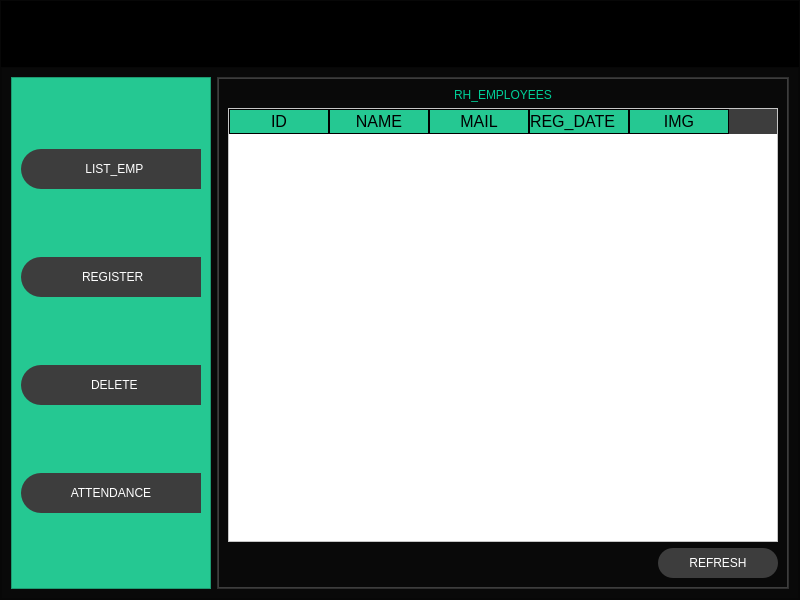
<?xml version="1.0" encoding="UTF-8"?>
<ui version="4.0">
 <class>MainWindow</class>
 <widget class="QMainWindow" name="MainWindow">
  <property name="geometry">
   <rect>
    <x>0</x>
    <y>0</y>
    <width>800</width>
    <height>600</height>
   </rect>
  </property>
  <property name="windowTitle">
   <string>MainWindow</string>
  </property>
  <widget class="QWidget" name="centralwidget">
   <layout class="QVBoxLayout" name="verticalLayout">
    <property name="spacing">
     <number>0</number>
    </property>
    <property name="leftMargin">
     <number>0</number>
    </property>
    <property name="topMargin">
     <number>0</number>
    </property>
    <property name="rightMargin">
     <number>0</number>
    </property>
    <property name="bottomMargin">
     <number>0</number>
    </property>
    <item>
     <widget class="QFrame" name="frame">
      <property name="styleSheet">
       <string notr="true">background-color: rgb(9, 9, 9);</string>
      </property>
      <property name="frameShape">
       <enum>QFrame::StyledPanel</enum>
      </property>
      <property name="frameShadow">
       <enum>QFrame::Raised</enum>
      </property>
      <layout class="QVBoxLayout" name="verticalLayout_2" stretch="1,8">
       <property name="spacing">
        <number>0</number>
       </property>
       <property name="leftMargin">
        <number>0</number>
       </property>
       <property name="topMargin">
        <number>0</number>
       </property>
       <property name="rightMargin">
        <number>0</number>
       </property>
       <property name="bottomMargin">
        <number>0</number>
       </property>
       <item>
        <widget class="QFrame" name="frame_header">
         <property name="minimumSize">
          <size>
           <width>0</width>
           <height>40</height>
          </size>
         </property>
         <property name="styleSheet">
          <string notr="true">QFrame {
background-color: rgb(0, 0, 0);
}
QPushButton {
background-color: #000000ff;
border-radius: 20px;
}
QPushButton:hover{
background-color: rgb(61, 61, 61);
border-radius: 20px;
}</string>
         </property>
         <property name="frameShape">
          <enum>QFrame::StyledPanel</enum>
         </property>
         <property name="frameShadow">
          <enum>QFrame::Raised</enum>
         </property>
         <layout class="QHBoxLayout" name="horizontalLayout">
          <item>
           <widget class="QPushButton" name="btn_menu">
            <property name="minimumSize">
             <size>
              <width>200</width>
              <height>38</height>
             </size>
            </property>
            <property name="text">
             <string/>
            </property>
            <property name="icon">
             <iconset>
              <normaloff>icons/Iicons4/menu.svg</normaloff>icons/Iicons4/menu.svg</iconset>
            </property>
            <property name="iconSize">
             <size>
              <width>38</width>
              <height>38</height>
             </size>
            </property>
           </widget>
          </item>
          <item>
           <spacer name="horizontalSpacer">
            <property name="orientation">
             <enum>Qt::Horizontal</enum>
            </property>
            <property name="sizeHint" stdset="0">
             <size>
              <width>137</width>
              <height>20</height>
             </size>
            </property>
           </spacer>
          </item>
          <item>
           <widget class="QPushButton" name="btn_reduire">
            <property name="minimumSize">
             <size>
              <width>38</width>
              <height>38</height>
             </size>
            </property>
            <property name="text">
             <string/>
            </property>
            <property name="icon">
             <iconset>
              <normaloff>icons/Iicons4/minus.svg</normaloff>icons/Iicons4/minus.svg</iconset>
            </property>
            <property name="iconSize">
             <size>
              <width>35</width>
              <height>35</height>
             </size>
            </property>
           </widget>
          </item>
          <item>
           <widget class="QPushButton" name="btn_min">
            <property name="minimumSize">
             <size>
              <width>38</width>
              <height>38</height>
             </size>
            </property>
            <property name="text">
             <string/>
            </property>
            <property name="icon">
             <iconset>
              <normaloff>icons/Iicons4/minimize-2.svg</normaloff>icons/Iicons4/minimize-2.svg</iconset>
            </property>
            <property name="iconSize">
             <size>
              <width>35</width>
              <height>35</height>
             </size>
            </property>
           </widget>
          </item>
          <item>
           <widget class="QPushButton" name="btn_max">
            <property name="minimumSize">
             <size>
              <width>38</width>
              <height>38</height>
             </size>
            </property>
            <property name="text">
             <string/>
            </property>
            <property name="icon">
             <iconset>
              <normaloff>icons/Iicons4/maximize-2.svg</normaloff>icons/Iicons4/maximize-2.svg</iconset>
            </property>
            <property name="iconSize">
             <size>
              <width>35</width>
              <height>35</height>
             </size>
            </property>
           </widget>
          </item>
          <item>
           <widget class="QPushButton" name="btn_quit">
            <property name="minimumSize">
             <size>
              <width>38</width>
              <height>38</height>
             </size>
            </property>
            <property name="text">
             <string/>
            </property>
            <property name="icon">
             <iconset>
              <normaloff>icons/Iicons4/x (1).svg</normaloff>icons/Iicons4/x (1).svg</iconset>
            </property>
            <property name="iconSize">
             <size>
              <width>35</width>
              <height>35</height>
             </size>
            </property>
           </widget>
          </item>
         </layout>
        </widget>
       </item>
       <item>
        <widget class="QFrame" name="frame_main">
         <property name="frameShape">
          <enum>QFrame::StyledPanel</enum>
         </property>
         <property name="frameShadow">
          <enum>QFrame::Raised</enum>
         </property>
         <layout class="QHBoxLayout" name="horizontalLayout_2">
          <item>
           <widget class="QFrame" name="frame_control">
            <property name="minimumSize">
             <size>
              <width>200</width>
              <height>0</height>
             </size>
            </property>
            <property name="maximumSize">
             <size>
              <width>0</width>
              <height>16777215</height>
             </size>
            </property>
            <property name="styleSheet">
             <string notr="true">QFrame {
background-color: rgb(37,200,146);
}
QPushButton {
background-color:  rgb(61,61,61);
border-top-left-radius: 20px;
border-bottom-left-radius: 20px;
color: rgb(255,255,255);
font: 77 10pt &quot;Arial Black&quot;;
}

QPushButton:hover{
background-color:  white;
border-top-left-radius: 20px;
border-bottom-left-radius: 20px;
color: rgb(0,0,0);
font: 77 10pt &quot;Arial Black&quot;;

}</string>
            </property>
            <property name="frameShape">
             <enum>QFrame::StyledPanel</enum>
            </property>
            <property name="frameShadow">
             <enum>QFrame::Raised</enum>
            </property>
            <layout class="QVBoxLayout" name="verticalLayout_3">
             <item>
              <widget class="QPushButton" name="pushButton">
               <property name="minimumSize">
                <size>
                 <width>0</width>
                 <height>40</height>
                </size>
               </property>
               <property name="text">
                <string>  LIST_EMP</string>
               </property>
               <property name="icon">
                <iconset>
                 <normaloff>icons/Iicons4/file-text.svg</normaloff>icons/Iicons4/file-text.svg</iconset>
               </property>
               <property name="iconSize">
                <size>
                 <width>35</width>
                 <height>35</height>
                </size>
               </property>
              </widget>
             </item>
             <item>
              <widget class="QPushButton" name="pushButton_2">
               <property name="minimumSize">
                <size>
                 <width>0</width>
                 <height>40</height>
                </size>
               </property>
               <property name="text">
                <string> REGISTER</string>
               </property>
               <property name="icon">
                <iconset>
                 <normaloff>icons/Iicons4/user-plus.svg</normaloff>icons/Iicons4/user-plus.svg</iconset>
               </property>
               <property name="iconSize">
                <size>
                 <width>35</width>
                 <height>35</height>
                </size>
               </property>
              </widget>
             </item>
             <item>
              <widget class="QPushButton" name="pushButton_4">
               <property name="minimumSize">
                <size>
                 <width>0</width>
                 <height>40</height>
                </size>
               </property>
               <property name="text">
                <string>  DELETE</string>
               </property>
               <property name="icon">
                <iconset>
                 <normaloff>icons/Iicons4/user-x.svg</normaloff>icons/Iicons4/user-x.svg</iconset>
               </property>
               <property name="iconSize">
                <size>
                 <width>35</width>
                 <height>35</height>
                </size>
               </property>
              </widget>
             </item>
             <item>
              <widget class="QPushButton" name="pushButton_5">
               <property name="minimumSize">
                <size>
                 <width>0</width>
                 <height>40</height>
                </size>
               </property>
               <property name="text">
                <string>ATTENDANCE</string>
               </property>
               <property name="icon">
                <iconset>
                 <normaloff>icons/Iicons4/camera (1).svg</normaloff>icons/Iicons4/camera (1).svg</iconset>
               </property>
               <property name="iconSize">
                <size>
                 <width>35</width>
                 <height>35</height>
                </size>
               </property>
              </widget>
             </item>
            </layout>
           </widget>
          </item>
          <item>
           <widget class="QFrame" name="frame_pages">
            <property name="styleSheet">
             <string notr="true">QFrame {
background-color: rgb(61,61,61);
}
QLabel {
background-color:  #000000ff;
border:0px solid #14C8DC;
color: rgb(0,206,151);
font: 87 12pt &quot;Arial Black&quot;;
}
QPushButton {
background-color: rgb(61,61,61) ; 
border-radius:15px;
color: rgb(255,255,255);
font: 77 10pt &quot;Arial Black&quot;;
}
QLineEdit {
border:0px;
border-bottom:2px solid rgb(61,61,61);
color: rgb(255,255,255);
font: 75 10pt &quot;Times New Roman&quot;;
}
QPushButton:hover {
background-color: #25c892 ; 
border-radius:15px;
color: rgb(0,0,0);
font: 77 10pt &quot;Arial Black&quot;;
}
QTableWidget {
background-color: rgb(255,255,255);
color: rgb(0,0,0);
gridline-color:#25c892;
font-size: 12pt;
color:#000000;
}
QHeaderView::section{
background-color:#25c892;
font-size: 12pt;
border:1px solid rgb(0,0,0);

}
QTableWidget QTableCorneButton::section{
background-color:rgb(0,0,0) ;
border:1px solid #25c892;
}</string>
            </property>
            <property name="frameShape">
             <enum>QFrame::StyledPanel</enum>
            </property>
            <property name="frameShadow">
             <enum>QFrame::Raised</enum>
            </property>
            <layout class="QVBoxLayout" name="verticalLayout_4">
             <property name="spacing">
              <number>0</number>
             </property>
             <property name="leftMargin">
              <number>1</number>
             </property>
             <property name="topMargin">
              <number>1</number>
             </property>
             <property name="rightMargin">
              <number>1</number>
             </property>
             <property name="bottomMargin">
              <number>1</number>
             </property>
             <item>
              <widget class="QStackedWidget" name="stackedWidget">
               <property name="minimumSize">
                <size>
                 <width>0</width>
                 <height>0</height>
                </size>
               </property>
               <widget class="QWidget" name="page_list">
                <layout class="QVBoxLayout" name="verticalLayout_5">
                 <item>
                  <widget class="QLabel" name="label">
                   <property name="text">
                    <string>RH_EMPLOYEES</string>
                   </property>
                   <property name="alignment">
                    <set>Qt::AlignCenter</set>
                   </property>
                  </widget>
                 </item>
                 <item>
                  <widget class="QTableWidget" name="table_employees">
                   <column>
                    <property name="text">
                     <string>ID</string>
                    </property>
                   </column>
                   <column>
                    <property name="text">
                     <string>NAME</string>
                    </property>
                   </column>
                   <column>
                    <property name="text">
                     <string>MAIL</string>
                    </property>
                   </column>
                   <column>
                    <property name="text">
                     <string>REG_DATE</string>
                    </property>
                    <property name="textAlignment">
                     <set>AlignLeading|AlignVCenter</set>
                    </property>
                   </column>
                   <column>
                    <property name="text">
                     <string>IMG</string>
                    </property>
                   </column>
                  </widget>
                 </item>
                 <item>
                  <layout class="QHBoxLayout" name="horizontalLayout_3">
                   <item>
                    <spacer name="horizontalSpacer_2">
                     <property name="orientation">
                      <enum>Qt::Horizontal</enum>
                     </property>
                     <property name="sizeType">
                      <enum>QSizePolicy::Expanding</enum>
                     </property>
                     <property name="sizeHint" stdset="0">
                      <size>
                       <width>40</width>
                       <height>20</height>
                      </size>
                     </property>
                    </spacer>
                   </item>
                   <item alignment="Qt::AlignLeft">
                    <widget class="QPushButton" name="btn_refresh">
                     <property name="minimumSize">
                      <size>
                       <width>120</width>
                       <height>30</height>
                      </size>
                     </property>
                     <property name="text">
                      <string>REFRESH</string>
                     </property>
                    </widget>
                   </item>
                  </layout>
                 </item>
                </layout>
               </widget>
               <widget class="QWidget" name="page_register">
                <layout class="QVBoxLayout" name="verticalLayout_8">
                 <item>
                  <widget class="QLabel" name="label_6">
                   <property name="text">
                    <string>New_Employee</string>
                   </property>
                   <property name="alignment">
                    <set>Qt::AlignCenter</set>
                   </property>
                  </widget>
                 </item>
                 <item>
                  <spacer name="verticalSpacer_2">
                   <property name="orientation">
                    <enum>Qt::Vertical</enum>
                   </property>
                   <property name="sizeHint" stdset="0">
                    <size>
                     <width>20</width>
                     <height>40</height>
                    </size>
                   </property>
                  </spacer>
                 </item>
                 <item>
                  <layout class="QHBoxLayout" name="horizontalLayout_4">
                   <item>
                    <layout class="QVBoxLayout" name="verticalLayout_7">
                     <property name="spacing">
                      <number>30</number>
                     </property>
                     <item>
                      <widget class="QLabel" name="label_2">
                       <property name="text">
                        <string>ID</string>
                       </property>
                      </widget>
                     </item>
                     <item>
                      <widget class="QLabel" name="label_3">
                       <property name="text">
                        <string>NAME</string>
                       </property>
                      </widget>
                     </item>
                     <item>
                      <widget class="QLabel" name="label_4">
                       <property name="text">
                        <string>MAIL</string>
                       </property>
                      </widget>
                     </item>
                    </layout>
                   </item>
                   <item>
                    <layout class="QVBoxLayout" name="verticalLayout_6">
                     <property name="spacing">
                      <number>30</number>
                     </property>
                     <item>
                      <widget class="QLineEdit" name="lineEdit"/>
                     </item>
                     <item>
                      <widget class="QLineEdit" name="lineEdit_2"/>
                     </item>
                     <item>
                      <widget class="QLineEdit" name="lineEdit_3"/>
                     </item>
                    </layout>
                   </item>
                   <item>
                    <spacer name="horizontalSpacer_4">
                     <property name="orientation">
                      <enum>Qt::Horizontal</enum>
                     </property>
                     <property name="sizeHint" stdset="0">
                      <size>
                       <width>40</width>
                       <height>20</height>
                      </size>
                     </property>
                    </spacer>
                   </item>
                  </layout>
                 </item>
                 <item>
                  <spacer name="verticalSpacer">
                   <property name="orientation">
                    <enum>Qt::Vertical</enum>
                   </property>
                   <property name="sizeHint" stdset="0">
                    <size>
                     <width>20</width>
                     <height>40</height>
                    </size>
                   </property>
                  </spacer>
                 </item>
                 <item>
                  <widget class="QPushButton" name="pushButton_7">
                   <property name="styleSheet">
                    <string notr="true">QPushButton:hover{
background-color:  white;
border-top-left-radius: 20px;
border-bottom-left-radius: 20px;
color: rgb(0,0,0);
font: 77 10pt &quot;Arial Black&quot;;

}</string>
                   </property>
                   <property name="text">
                    <string/>
                   </property>
                   <property name="icon">
                    <iconset>
                     <normaloff>icons/Iicons4/camera (1).svg</normaloff>icons/Iicons4/camera (1).svg</iconset>
                   </property>
                   <property name="iconSize">
                    <size>
                     <width>45</width>
                     <height>45</height>
                    </size>
                   </property>
                  </widget>
                 </item>
                 <item>
                  <layout class="QHBoxLayout" name="horizontalLayout_5">
                   <item>
                    <widget class="QLabel" name="label_7">
                     <property name="minimumSize">
                      <size>
                       <width>200</width>
                       <height>0</height>
                      </size>
                     </property>
                     <property name="text">
                      <string/>
                     </property>
                    </widget>
                   </item>
                   <item>
                    <spacer name="horizontalSpacer_3">
                     <property name="orientation">
                      <enum>Qt::Horizontal</enum>
                     </property>
                     <property name="sizeHint" stdset="0">
                      <size>
                       <width>40</width>
                       <height>20</height>
                      </size>
                     </property>
                    </spacer>
                   </item>
                   <item>
                    <widget class="QPushButton" name="pushButton_6">
                     <property name="text">
                      <string>PushButton</string>
                     </property>
                    </widget>
                   </item>
                  </layout>
                 </item>
                </layout>
               </widget>
               <widget class="QWidget" name="page_edit"/>
               <widget class="QWidget" name="page_delete"/>
               <widget class="QWidget" name="page_5"/>
              </widget>
             </item>
            </layout>
           </widget>
          </item>
         </layout>
        </widget>
       </item>
      </layout>
     </widget>
    </item>
   </layout>
  </widget>
 </widget>
 <resources/>
 <connections/>
</ui>
